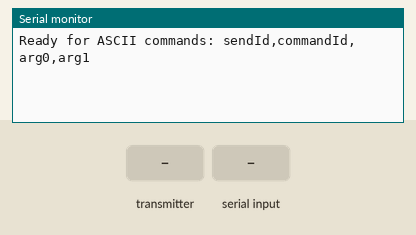
Simulated run of this sketch. Board: ESP32. Parts: the last lines printed to the serial monitor. Inputs (shaded band) come from the test bench.

Above: at 1.2 s.
1.3 s: the transmitter starts sending nodeId = 0
At 1.66 s:
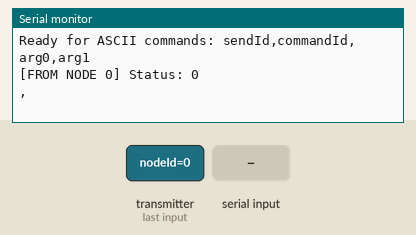
2.8 s: "90,45\n" received over Serial
4.3 s: the transmitter starts sending statusId = 64
5.8 s: the transmitter starts sending msg = 0
At 6.16 s:
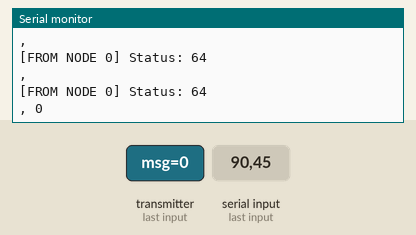
7.3 s: the transmitter starts sending statusId = 128
8.8 s: the transmitter starts sending msg = 1
At 9.16 s:
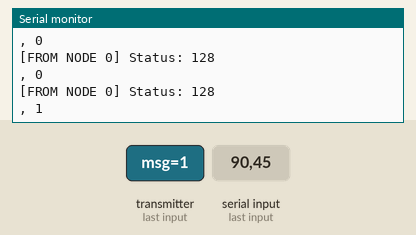
Timing chart, 0 to 11.3 s (numbered marks = the images above; inputs shaded):
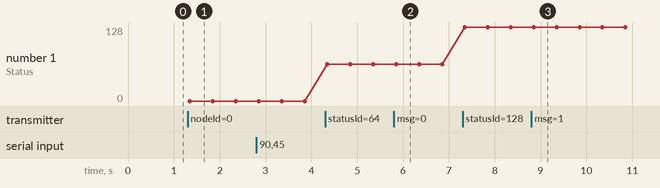

The sketch:

main.ino
```cpp
#include <Arduino.h>
#include <WiFi.h>
#include <esp_now.h>

#define MAX_ARG 2

uint8_t sendId;
uint8_t commandId;
int32_t arg[MAX_ARG];

uint8_t slaveMac[] = {0x04,0x83,0x08,0x0E,0x4F,0xB4};

typedef struct {
  uint8_t nodeId;
  uint8_t statusId;
  char msg[64];      // メッセージ
} SlvPacket;

typedef struct{
  uint8_t sendId;
  uint8_t commandId;
  int32_t arg[MAX_ARG];
} MstPacket;

MstPacket sendPacket;

void onReceive(const uint8_t *mac, const uint8_t *data, int len) {
  SlvPacket recvPacket;
  memcpy(&recvPacket, data, sizeof(recvPacket));

  Serial.print("[FROM NODE ");
  Serial.print(recvPacket.nodeId);
  Serial.print("] Status: ");
  Serial.println(recvPacket.statusId);
  Serial.print(", ");
  Serial.println(recvPacket.msg);
}

void setup() {
  Serial.begin(115200);

  WiFi.mode(WIFI_STA);
  esp_now_init();
  esp_now_register_recv_cb(onReceive);

  esp_now_peer_info_t peer = {};
  memcpy(peer.peer_addr, slaveMac, 6);
  peer.channel = 1;
  peer.encrypt = false;
  esp_now_add_peer(&peer);

  Serial.println("Ready for ASCII commands: sendId,commandId,arg0,arg1");
}


void parseAndSend(const String &line) {
  int tmpSend = 0, tmpCmd = 0, tmpArg0 = 0, tmpArg1 = 0;

  int n = sscanf(line.c_str(), "%d,%d,%d,%d",
                 &tmpSend, &tmpCmd, &tmpArg0, &tmpArg1);

  if (n < 2) return;  // 最低限 sendId, commandId

  sendPacket.sendId    = tmpSend;
  sendPacket.commandId = tmpCmd;
  sendPacket.arg[0]    = (n >= 3) ? tmpArg0 : 0;
  sendPacket.arg[1]    = (n >= 4) ? tmpArg1 : 0;

  esp_now_send(slaveMac, (uint8_t *)&sendPacket, sizeof(sendPacket));

  Serial.printf(
    "SEND -> sendId:%d cmd:%d arg0:%d arg1:%d\n",
    sendPacket.sendId,
    sendPacket.commandId,
    sendPacket.arg[0],
    sendPacket.arg[1]
  );
}


void loop() {
  static String line = "";

  while (Serial.available()) {
    char c = Serial.read();

    // Enter (LF)
    if (c == '\n') {
      line.trim();
      if (line.length() > 0) {
        parseAndSend(line);
      }
      line = "";   // バッファクリア
    }
    // CR は無視（Windows対策）
    else if (c != '\r') {
      line += c;
    }
  }
}
```

Measured:
- after the input at 1.3 s, the serial monitor: prints a new line after 0.05 s (image 1)
- after the input at 5.8 s, the serial monitor: prints a new line after 0.05 s (image 2)
- after the input at 8.8 s, the serial monitor: prints a new line after 0.05 s (image 3)
- plotted number 1: 0 → 64 after the input at 4.3 s, 64 → 128 after the input at 7.3 s
